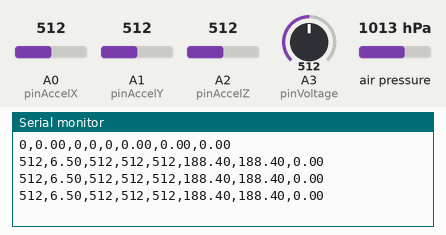
Recording of a sketch running on a simulated Arduino Uno, built with avr-gcc and run on an emulated ATmega328P. Shown: the last lines printed to the serial monitor. The test bench sets the inputs (shaded band); at power-on: air pressure 1013 hPa, A0 (pinAccelX) = 512, A1 (pinAccelY) = 512, A2 (pinAccelZ) = 512, A3 (pinVoltage) = 512.

Above: at 1.2 s.
1.3 s: air pressure set to 952 hPa
At 1.94 s:
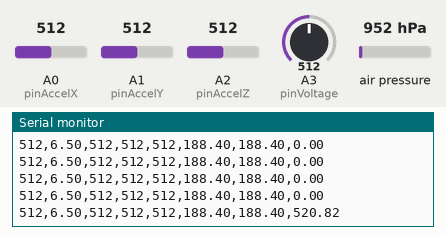
2.8 s: A0 (pinAccelX) set to 490
At 2.95 s:
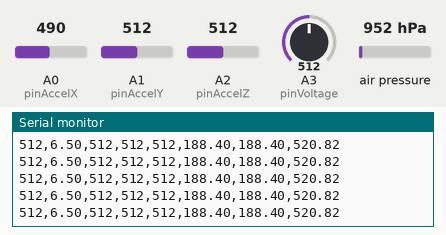
4.3 s: A1 (pinAccelY) set to 490
At 4.46 s:
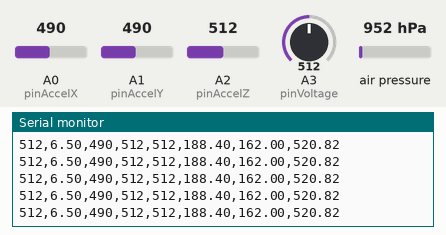
5.8 s: A2 (pinAccelZ) set to 490
At 5.98 s:
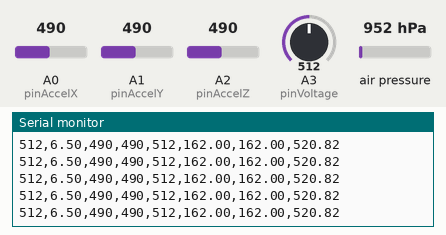
7.3 s: A3 (pinVoltage) set to 490
At 7.49 s:
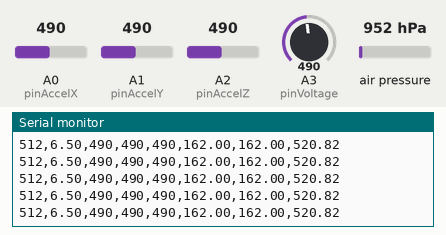
8.8 s: air pressure set to 975 hPa
At 9.0 s:
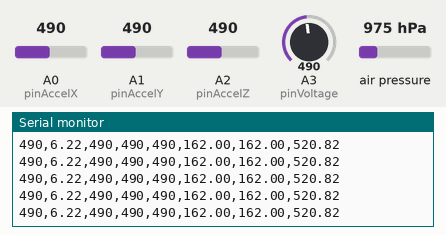
Timing chart, 0 to 11.3 s (numbered marks = the images above; inputs shaded):
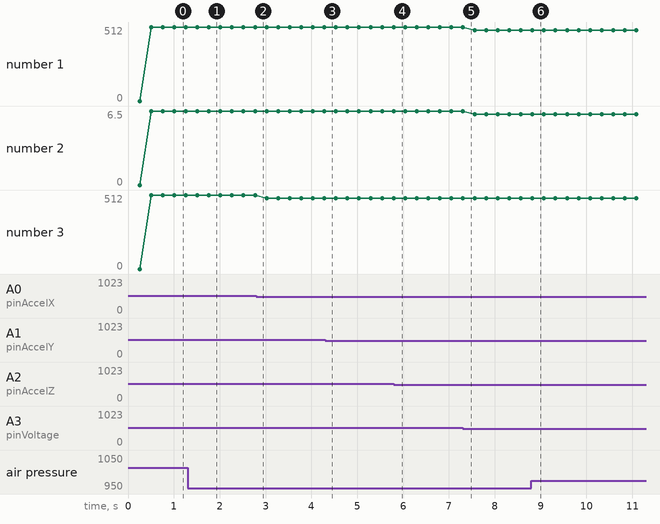

The sketch:

Telemetry.ino
```cpp
/*
   Radiolink R9D telemetry
   2019, wyfinger@yahoo.com
 */

#include <Wire.h>
#include <SPI.h>
#include <Adafruit_Sensor.h>
#include <Adafruit_BME280.h>

// DEBUG MODE
// false - without debug
// true - write raw sensor data to serial for SerialPlot (https://bitbucket.org/hyOzd/serialplot)
#define DEBUG true

// Battery Voltage pin
#define pinVoltage A3

// Accelerometer pins (GY_61, ADXL335)
// this module doesn't make much sense, for pitch, roll and yaw we need gyroscope
#define pinAccelX A0
#define pinAccelY A1
#define pinAccelZ A2

// Altimeter sensor (GY-BME280) software SPI pins
// https://www.aliexpress.com/item/-/32719675323.html
#define pinAirSCK  6     // SCL on module
#define pinAirMOSI 5     // SDA
#define pinAirCS   4     // CSB
#define pinAirMISO 3     // SDO

// The BME280 is an integrated environmental sensor developed specifically for mobile
// applications where size and low power consumption are key design constraints.
#define SEALEVELPRESSURE_HPA (1013.25)
Adafruit_BME280 bme(pinAirCS, pinAirMOSI, pinAirMISO, pinAirSCK);

// All telemetry info fields on Radiolink
struct RLTelemetry
{
  uint8_t  GPSSat;         // Numbers of GPS satellites
  float    altitude;       // 00.0 meters
  float    yaw;            // 00.0 deg
  float    speed;          // 00.0 m/s
  float    roll;           // 00.0 deg
  float    pitch;          // 00.0 deg
  float    distance;       // 00.0 m
  float    rise;           // 00.0 m/s
  float    voltage;        // 00.0 V
  int32_t  longt;          // longitude
  int32_t  latit;          // latitude
} TI;

float zeroAlt = 1013.25;  // zero altitude pressure

// raw sensors data
int16_t rawVoltage, accelX, accelY, accelZ;

// recive packets might be two different types, they should be sent one by one
boolean packetSet = false;

// time markers
long voltesMark = 0, accelMark = 0, airMark = 0, logMark = 0;


void setup()
{
#if DEBUG
  Serial.begin(9600);
#endif

  memset(&TI, 0, sizeof(TI));

  // voltage pins mode initialize
  // voltage sensor is a simple potential divider, it check one of full battery
  // voltage.
  pinMode(pinVoltage, INPUT);

  // Accel pins mode initialize
  pinMode(pinAccelX, INPUT);
  pinMode(pinAccelY, INPUT);
  pinMode(pinAccelZ, INPUT);
  // TODO: read adjustment rates

  // initialize air sensor
  bme.begin();
  zeroAlt = bme.readAltitude(SEALEVELPRESSURE_HPA);

  // initialize I2C
  Wire.begin(4);                // radiolink Telemetry port (I2C) initialize
  Wire.onRequest(requestEvent); // it must be connected to A4, A5 pins (hardware I2C)
}

void loop()
{
  checkVoltes();
  checkAccel();
  checkAir();
  printLog();
}

void checkVoltes()
{
  if (millis() - voltesMark >= 500)
  {
    rawVoltage = analogRead(pinVoltage);
    TI.voltage = rawVoltage / 78.8091;   // <<--- voltage coefficient !!!!
    voltesMark = millis();
  }
}

void checkAccel()
{
  if (millis() - accelMark >= 300)
  {
    accelX = analogRead(pinAccelX);
    accelY = analogRead(pinAccelY);
    accelZ = analogRead(pinAccelZ);
    TI.pitch = (map(accelY, 280, 430, 0, 1800)-900) / 10.0;   // <<--- accel coefficient !!!
    TI.roll  = (map(accelX, 280, 430, 0, 1800)-900) / 10.0;   // <<--- accel coefficient !!!
    accelMark = millis();
  }
}

void checkAir()
{
  if (millis() - airMark >= 400)
  {
    TI.altitude = bme.readAltitude(SEALEVELPRESSURE_HPA) - zeroAlt;
    airMark = millis();
  }
}

void printLog()
{
  if (millis() - logMark >= 250)
  {
#if DEBUG
    Serial.print(rawVoltage); Serial.print(",");
    Serial.print(TI.voltage); Serial.print(",");
    Serial.print(accelX); Serial.print(",");
    Serial.print(accelY); Serial.print(",");
    Serial.print(accelZ); Serial.print(",");
    Serial.print(TI.pitch); Serial.print(",");
    Serial.print(TI.roll); Serial.print(",");
    Serial.println(TI.altitude);
#endif
    logMark = millis();
  }
}

void requestEvent()
{
  if (packetSet)
  {
    packetSet = false;
    int alt = (int)(TI.altitude * 10);
    int yaw = (int)(TI.yaw * 10);
    int speed = (int)(TI.speed * 10);
    int roll = (int)(TI.roll * 10);
    int pitch = (int)(TI.pitch * 10.0);
    int distance = (int)(TI.distance * 10);
    byte buffer[16] = {0x89, 0xAB,
                        TI.GPSSat,
                        highByte(alt), lowByte(alt),
                        highByte(yaw), lowByte(yaw),
                        highByte(speed), lowByte(speed),
                        highByte(roll), lowByte(roll),
                        highByte(pitch), lowByte(pitch),
                        highByte(distance), lowByte(distance),
                        0x00};
    Wire.write(buffer, 16);
    digitalWrite(LED_BUILTIN, HIGH);
  }
  else
  {
    packetSet = true;
    int rise = (int)(TI.rise * 10);
    uint16_t voltes = (TI.voltage * 1000.0);
    union u32_tag  {
      byte  b[4];
      uint32_t ui32;
    } latit, longt;
    longt.ui32 = TI.longt;
    latit.ui32 = TI.latit;
    byte buffer[16] = {0x89, 0xCD,
                        TI.GPSSat,
                        highByte(rise), lowByte(rise),
                        highByte(voltes), lowByte(voltes),
                        longt.b[3], longt.b[2], longt.b[1] , longt.b[0],
                        latit.b[3], latit.b[2], latit.b[1] , latit.b[0],
                        0x00};
    Wire.write(buffer, 16);
    digitalWrite(LED_BUILTIN, LOW);;
  }
}
```

Measured:
- after the input at 1.3 s, the serial monitor: prints a new line after 0.46 s (image 1)
- plotted number 2: 6.5 → 6.22 after the input at 7.3 s
- plotted number 3: 512 → 490 after the input at 2.8 s
